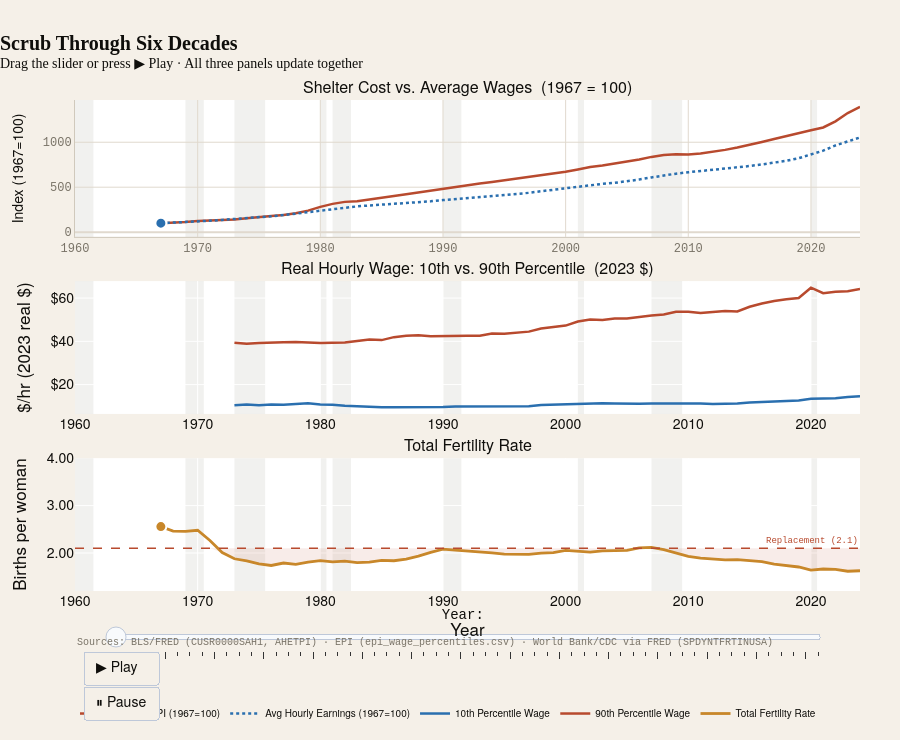

The notebook cell this image was saved under:
### Markdown cell above
---
## Visualization 4 — "Scrub Through Six Decades"
### Interactive Linked View — Three Coordinated Panels

A year slider controls all three panels simultaneously:
- **Top** — Shelter cost index vs. wages index (1967=100)
- **Middle** — Real hourly wage: P10 vs P90
- **Bottom** — Total fertility rate vs. 2.1 replacement

Press ▶ **Play** for an animated walkthrough of 1967–2024.

### Code cell
# Aligned years where all three series exist
lv_years = sorted(
    set(shelter_idx.dropna().index)
    & set(wages_idx.dropna().index)
    & set(s_tfr.dropna().index)
)
lv_years    = [y for y in lv_years if 1967 <= y <= 2024]
lv_shelter  = [float(shelter_idx.loc[y]) for y in lv_years]
lv_wages    = [float(wages_idx.loc[y])   for y in lv_years]
lv_tfr      = [float(s_tfr.loc[y])       for y in lv_years]
lv_p10      = [float(wp_raw.loc[y,'p10']) if y in wp_raw.index else None for y in lv_years]
lv_p90      = [float(wp_raw.loc[y,'p90']) if y in wp_raw.index else None for y in lv_years]

REPLACEMENT = 2.1

fig_lv = make_subplots(
    rows=3, cols=1, shared_xaxes=False,
    subplot_titles=(
        'Shelter Cost vs. Average Wages  (1967 = 100)',
        'Real Hourly Wage: 10th vs. 90th Percentile  (2023 $)',
        'Total Fertility Rate',
    ),
    vertical_spacing=0.09, row_heights=[0.34,0.33,0.33],
)

# ── Panel 1 ───────────────────────────────────────────────────
fig_lv.add_trace(go.Scatter(x=lv_years, y=lv_shelter, name='Shelter CPI (1967=100)',
    mode='lines', line=dict(color=C.red, width=2.5),
    hovertemplate='Shelter · %{x}: %{y:.0f}<extra></extra>'), row=1, col=1)
fig_lv.add_trace(go.Scatter(x=lv_years, y=lv_wages, name='Avg Hourly Earnings (1967=100)',
    mode='lines', line=dict(color=C.blue, width=2.5, dash='dot'),
    hovertemplate='Wages · %{x}: %{y:.0f}<extra></extra>'), row=1, col=1)
fig_lv.add_trace(go.Scatter(x=[lv_years[0]], y=[lv_shelter[0]], mode='markers',
    marker=dict(color=C.red, size=11, line=dict(color='white',width=2)),
    showlegend=False, hoverinfo='skip', name='_dot_shelter'), row=1, col=1)
fig_lv.add_trace(go.Scatter(x=[lv_years[0]], y=[lv_wages[0]], mode='markers',
    marker=dict(color=C.blue, size=11, line=dict(color='white',width=2)),
    showlegend=False, hoverinfo='skip', name='_dot_wages'), row=1, col=1)

# ── Panel 2 ───────────────────────────────────────────────────
p10c = [(y,v) for y,v in zip(lv_years,lv_p10) if v is not None]
p90c = [(y,v) for y,v in zip(lv_years,lv_p90) if v is not None]
fig_lv.add_trace(go.Scatter(x=[r[0] for r in p10c], y=[r[1] for r in p10c],
    name='10th Percentile Wage', mode='lines', line=dict(color=C.blue, width=2.5),
    hovertemplate='P10 · %{x}: $%{y:.2f}/hr<extra></extra>'), row=2, col=1)
fig_lv.add_trace(go.Scatter(x=[r[0] for r in p90c], y=[r[1] for r in p90c],
    name='90th Percentile Wage', mode='lines', line=dict(color=C.red, width=2.5),
    hovertemplate='P90 · %{x}: $%{y:.2f}/hr<extra></extra>'), row=2, col=1)
p10s = next((v for y,v in p10c if y==lv_years[0]), None)
p90s = next((v for y,v in p90c if y==lv_years[0]), None)
fig_lv.add_trace(go.Scatter(x=[lv_years[0]] if p10s else [], y=[p10s] if p10s else [],
    mode='markers', marker=dict(color=C.blue, size=11, line=dict(color='white',width=2)),
    showlegend=False, hoverinfo='skip', name='_dot_p10'), row=2, col=1)
fig_lv.add_trace(go.Scatter(x=[lv_years[0]] if p90s else [], y=[p90s] if p90s else [],
    mode='markers', marker=dict(color=C.red, size=11, line=dict(color='white',width=2)),
    showlegend=False, hoverinfo='skip', name='_dot_p90'), row=2, col=1)

# ── Panel 3 ───────────────────────────────────────────────────
below_lv = [v if v<=REPLACEMENT else REPLACEMENT for v in lv_tfr]
fig_lv.add_trace(go.Scatter(x=lv_years+lv_years[::-1],
    y=below_lv+[REPLACEMENT]*len(lv_years), fill='toself',
    fillcolor=C.red_fill, line=dict(width=0),
    showlegend=False, hoverinfo='skip'), row=3, col=1)
fig_lv.add_trace(go.Scatter(x=lv_years, y=lv_tfr, name='Total Fertility Rate',
    mode='lines', line=dict(color=C.gold, width=2.8),
    hovertemplate='TFR · %{x}: %{y:.3f}<extra></extra>'), row=3, col=1)
fig_lv.add_hline(y=REPLACEMENT, row=3, col=1, line_dash='dash',
    line_color=C.red, line_width=1.5, annotation_text='Replacement (2.1)',
    annotation_position='top right',
    annotation_font=dict(size=9, color=C.red, family=THEME['font_mono']))
fig_lv.add_trace(go.Scatter(x=[lv_years[0]], y=[lv_tfr[0]], mode='markers',
    marker=dict(color=C.gold, size=11, line=dict(color='white',width=2)),
    showlegend=False, hoverinfo='skip', name='_dot_tfr'), row=3, col=1)

total_traces = len(fig_lv.data)
# Dot traces: shelter_dot=2, wages_dot=3, p10_dot=6, p90_dot=7, tfr_dot=last
DOT_IDX = [2, 3, 6, 7, total_traces-1]

# ── Frames ────────────────────────────────────────────────────
frames = []
for i, yr in enumerate(lv_years):
    p10v = lv_p10[i]; p90v = lv_p90[i]
    frames.append(go.Frame(
        data=[
            go.Scatter(x=[yr], y=[lv_shelter[i]]),
            go.Scatter(x=[yr], y=[lv_wages[i]]),
            go.Scatter(x=[yr] if p10v else [], y=[p10v] if p10v else []),
            go.Scatter(x=[yr] if p90v else [], y=[p90v] if p90v else []),
            go.Scatter(x=[yr], y=[lv_tfr[i]]),
        ],
        traces=DOT_IDX, name=str(yr),
    ))
fig_lv.frames = frames

sliders = [dict(
    active=0,
    currentvalue=dict(prefix='Year: ',
                      font=dict(size=14, color=C.text, family=THEME['font_mono']),
                      xanchor='center'),
    pad=dict(b=10, t=10), len=0.92, x=0.04,
    steps=[dict(
        args=[[str(yr)], dict(frame=dict(duration=80, redraw=True),
                               mode='immediate', transition=dict(duration=40))],
        label=str(yr) if yr%10==0 else '', method='animate',
    ) for yr in lv_years],
)]

play_pause = [dict(
    type='buttons', showactive=False, y=0, x=0.01, xanchor='left',
    yanchor='top', pad=dict(t=60, r=10),
    buttons=[
        dict(label='▶ Play', method='animate',
             args=[None, dict(frame=dict(duration=120, redraw=True),
                              fromcurrent=True, transition=dict(duration=60))]),
        dict(label='⏸ Pause', method='animate',
             args=[[None], dict(frame=dict(duration=0, redraw=False),
                                mode='immediate', transition=dict(duration=0))]),
    ],
)]

add_recession_bands(fig_lv, row=1, col=1)
add_recession_bands(fig_lv, row=2, col=1)
add_recession_bands(fig_lv, row=3, col=1)
apply_theme(fig_lv)

fig_lv.update_layout(
    title=dict(
        text=('<b>Scrub Through Six Decades</b><br>'
              '<sup>Drag the slider or press ▶ Play · '
              'All three panels update together</sup>'),
        font=dict(size=THEME['font_size']['lg'], family=THEME['font']),
    ),
    sliders=sliders, updatemenus=play_pause,
    height=740, margin=dict(t=100, b=130, l=75, r=40),
    legend=dict(orientation='h', x=0, y=-0.22, font=dict(size=10)),
)
fig_lv.update_yaxes(title_text='Index (1967=100)',   row=1, col=1)
fig_lv.update_yaxes(title_text='$/hr (2023 real $)', row=2, col=1, tickformat='$,.0f')
fig_lv.update_yaxes(title_text='Births per woman',   row=3, col=1,
                    tickformat='.2f', range=[1.2,4.0])
fig_lv.update_xaxes(title_text='Year', tickmode='linear', dtick=10, row=3, col=1)

watermark(fig_lv, ('Sources: BLS/FRED (CUSR0000SAH1, AHETPI) · '
                   'EPI (epi_wage_percentiles.csv) · '
                   'World Bank/CDC via FRED (SPDYNTFRTINUSA)'))
fig_lv.show()

print(f"\n✓ Linked view: {lv_years[0]}–{lv_years[-1]}, {len(frames)} frames, "
      f"{total_traces} traces")

### Figure 1 — Plotly figure (JSON) as saved in the notebook; plotly's stock layout.template omitted (floating-point values rounded to 4 significant figures)
{"data": [{"hovertemplate": "Shelter · %{x}: %{y:.0f}<extra></extra>", "line": {"color": "#B84A2E", "width": 2.5}, "mode": "lines", "name": "Shelter CPI (1967=100)", "type": "scatter", "x": [1967, 1968, 1969, 1970, 1971, 1972, 1973, 1974, 1975, 1976, 1977, 1978, 1979, 1980, 1981, 1982, 1983, 1984, 1985, 1986, 1987, 1988, 1989, 1990, 1991, 1992, 1993, 1994, 1995, 1996, 1997, 1998, 1999, 2000, 2001, 2002, 2003, 2004, 2005, 2006, 2007, 2008, 2009, 2010, 2011, 2012, 2013, 2014, 2015, 2016, 2017, 2018, 2019, 2020, 2021, 2022, 2023, 2024], "xaxis": "x", "y": [100, 104.8, 113.3, 123.6, 128.8, 134.5, 140.6, 154.4, 169.6, 179.0, 191.0, 210.3, 239.5, 281.6, 314.5, 336.8, 344.8, 361.5, 381.8, 402.7, 421.8, 442.0, 462.0, 486.9, 508.8, 525.9, 541.7, 558.4, 576.4, 594.9, 613.2, 633.4, 651.3, 672.5, 697.5, 723.8, 741.3, 761.2, 780.5, 807.4, 836.9, 857.9, 867.3, 864.0, 875.3, 894.2, 915.0, 940.9, 969.8, 1003.0, 1036.0, 1070.0, 1106.0, 1134.0, 1164.0, 1232.0, 1324.0, 1393.0], "yaxis": "y"}, {"hovertemplate": "Wages · %{x}: %{y:.0f}<extra></extra>", "line": {"color": "#2A6FAF", "dash": "dot", "width": 2.5}, "mode": "lines", "name": "Avg Hourly Earnings (1967=100)", "type": "scatter", "x": [1967, 1968, 1969, 1970, 1971, 1972, 1973, 1974, 1975, 1976, 1977, 1978, 1979, 1980, 1981, 1982, 1983, 1984, 1985, 1986, 1987, 1988, 1989, 1990, 1991, 1992, 1993, 1994, 1995, 1996, 1997, 1998, 1999, 2000, 2001, 2002, 2003, 2004, 2005, 2006, 2007, 2008, 2009, 2010, 2011, 2012, 2013, 2014, 2015, 2016, 2017, 2018, 2019, 2020, 2021, 2022, 2023, 2024], "xaxis": "x", "y": [100, 105.6, 112.6, 118.9, 126.9, 136.4, 144.8, 155.2, 165.7, 176.9, 190.2, 205.6, 221.7, 239.5, 259.8, 275.2, 286.7, 296.9, 305.2, 311.9, 319.6, 330.1, 342.7, 356.6, 367.5, 376.6, 386.4, 396.1, 407.3, 421.0, 437.1, 454.9, 471.7, 489.9, 508.4, 523.1, 537.1, 548.2, 563.6, 585.3, 608.7, 631.8, 650.7, 666.1, 679.7, 689.5, 703.9, 720.3, 735.3, 753.1, 770.6, 793.7, 822.0, 862.9, 905.9, 964.0, 1011.0, 1053.0], "yaxis": "y"}, {"hoverinfo": "skip", "marker": {"color": "#B84A2E", "line": {"color": "white", "width": 2}, "size": 11}, "mode": "markers", "name": "_dot_shelter", "showlegend": false, "type": "scatter", "x": [1967], "xaxis": "x", "y": [100], "yaxis": "y"}, {"hoverinfo": "skip", "marker": {"color": "#2A6FAF", "line": {"color": "white", "width": 2}, "size": 11}, "mode": "markers", "name": "_dot_wages", "showlegend": false, "type": "scatter", "x": [1967], "xaxis": "x", "y": [100], "yaxis": "y"}, {"hovertemplate": "P10 · %{x}: $%{y:.2f}/hr<extra></extra>", "line": {"color": "#2A6FAF", "width": 2.5}, "mode": "lines", "name": "10th Percentile Wage", "type": "scatter", "x": [1973, 1974, 1975, 1976, 1977, 1978, 1979, 1980, 1981, 1982, 1983, 1984, 1985, 1986, 1987, 1988, 1989, 1990, 1991, 1992, 1993, 1994, 1995, 1996, 1997, 1998, 1999, 2000, 2001, 2002, 2003, 2004, 2005, 2006, 2007, 2008, 2009, 2010, 2011, 2012, 2013, 2014, 2015, 2016, 2017, 2018, 2019, 2020, 2021, 2022, 2023, 2024], "xaxis": "x2", "y": [10.41, 10.75, 10.4, 10.8, 10.68, 11.14, 11.32, 10.84, 10.7, 10.2, 9.865, 9.635, 9.488, 9.55, 9.491, 9.501, 9.547, 9.588, 9.81, 9.831, 9.833, 9.757, 9.743, 9.694, 9.962, 10.54, 10.74, 10.75, 11.12, 11.34, 11.33, 11.26, 11.05, 11.09, 11.27, 11.27, 11.44, 11.42, 11.21, 11.03, 11.11, 11.2, 11.65, 12.02, 12.35, 12.46, 12.66, 13.49, 13.57, 13.71, 14.23, 14.6], "yaxis": "y2"}, {"hovertemplate": "P90 · %{x}: $%{y:.2f}/hr<extra></extra>", "line": {"color": "#B84A2E", "width": 2.5}, "mode": "lines", "name": "90th Percentile Wage", "type": "scatter", "x": [1973, 1974, 1975, 1976, 1977, 1978, 1979, 1980, 1981, 1982, 1983, 1984, 1985, 1986, 1987, 1988, 1989, 1990, 1991, 1992, 1993, 1994, 1995, 1996, 1997, 1998, 1999, 2000, 2001, 2002, 2003, 2004, 2005, 2006, 2007, 2008, 2009, 2010, 2011, 2012, 2013, 2014, 2015, 2016, 2017, 2018, 2019, 2020, 2021, 2022, 2023, 2024], "xaxis": "x2", "y": [39.4, 38.93, 39.21, 39.55, 39.56, 39.68, 39.32, 39.25, 39.33, 39.52, 40.21, 40.83, 40.57, 41.94, 42.55, 42.87, 42.39, 42.56, 42.68, 42.56, 42.63, 43.63, 43.51, 43.96, 44.5, 45.93, 46.69, 47.28, 49.19, 50.13, 49.85, 50.59, 50.58, 51.34, 51.98, 52.43, 53.7, 53.72, 53.07, 53.56, 53.99, 53.86, 55.98, 57.51, 58.67, 59.43, 60.08, 64.8, 62.26, 62.89, 63.21, 64.26], "yaxis": "y2"}, {"hoverinfo": "skip", "marker": {"color": "#2A6FAF", "line": {"color": "white", "width": 2}, "size": 11}, "mode": "markers", "name": "_dot_p10", "showlegend": false, "type": "scatter", "x": [], "xaxis": "x2", "y": [], "yaxis": "y2"}, {"hoverinfo": "skip", "marker": {"color": "#B84A2E", "line": {"color": "white", "width": 2}, "size": 11}, "mode": "markers", "name": "_dot_p90", "showlegend": false, "type": "scatter", "x": [], "xaxis": "x2", "y": [], "yaxis": "y2"}, {"fill": "toself", "fillcolor": "rgba(184, 74, 46, 0.10)", "hoverinfo": "skip", "line": {"width": 0}, "showlegend": false, "type": "scatter", "x": [1967, 1968, 1969, 1970, 1971, 1972, 1973, 1974, 1975, 1976, 1977, 1978, 1979, 1980, 1981, 1982, 1983, 1984, 1985, 1986, 1987, 1988, 1989, 1990, 1991, 1992, 1993, 1994, 1995, 1996, 1997, 1998, 1999, 2000, 2001, 2002, 2003, 2004, 2005, 2006, 2007, 2008, 2009, 2010, 2011, 2012, 2013, 2014, 2015, 2016, 2017, 2018, 2019, 2020, 2021, 2022, 2023, 2024, 2024, 2023, 2022, 2021, 2020, 2019, 2018, 2017, 2016, 2015, 2014, 2013, 2012, 2011, 2010, 2009, 2008, 2007, 2006, 2005, 2004, 2003, 2002, 2001, 2000, 1999, 1998, 1997, 1996, 1995, 1994, 1993, 1992, 1991, 1990, 1989, 1988, 1987, 1986, 1985, 1984, 1983, 1982, 1981, 1980, 1979, 1978, 1977, 1976, 1975, 1974, 1973, 1972, 1971, 1970, 1969, 1968, 1967], "xaxis": "x3", "y": [2.1, 2.1, 2.1, 2.1, 2.1, 2.01, 1.879, 1.835, 1.774, 1.738, 1.79, 1.76, 1.808, 1.839, 1.812, 1.827, 1.799, 1.806, 1.844, 1.837, 1.872, 1.934, 2.014, 2.081, 2.062, 2.046, 2.019, 2.002, 1.978, 1.976, 1.971, 1.999, 2.007, 2.056, 2.03, 2.021, 2.047, 2.051, 2.057, 2.1, 2.1, 2.072, 2.002, 1.931, 1.895, 1.881, 1.857, 1.863, 1.843, 1.821, 1.766, 1.73, 1.706, 1.641, 1.664, 1.657, 1.617, 1.627, 2.1, 2.1, 2.1, 2.1, 2.1, 2.1, 2.1, 2.1, 2.1, 2.1, 2.1, 2.1, 2.1, 2.1, 2.1, 2.1, 2.1, 2.1, 2.1, 2.1, 2.1, 2.1, 2.1, 2.1, 2.1, 2.1, 2.1, 2.1, 2.1, 2.1, 2.1, 2.1, 2.1, 2.1, 2.1, 2.1, 2.1, 2.1, 2.1, 2.1, 2.1, 2.1, 2.1, 2.1, 2.1, 2.1, 2.1, 2.1, 2.1, 2.1, 2.1, 2.1, 2.1, 2.1, 2.1, 2.1, 2.1, 2.1], "yaxis": "y3"}, {"hovertemplate": "TFR · %{x}: %{y:.3f}<extra></extra>", "line": {"color": "#C8872A", "width": 2.8}, "mode": "lines", "name": "Total Fertility Rate", "type": "scatter", "x": [1967, 1968, 1969, 1970, 1971, 1972, 1973, 1974, 1975, 1976, 1977, 1978, 1979, 1980, 1981, 1982, 1983, 1984, 1985, 1986, 1987, 1988, 1989, 1990, 1991, 1992, 1993, 1994, 1995, 1996, 1997, 1998, 1999, 2000, 2001, 2002, 2003, 2004, 2005, 2006, 2007, 2008, 2009, 2010, 2011, 2012, 2013, 2014, 2015, 2016, 2017, 2018, 2019, 2020, 2021, 2022, 2023, 2024], "xaxis": "x3", "y": [2.558, 2.464, 2.456, 2.48, 2.266, 2.01, 1.879, 1.835, 1.774, 1.738, 1.79, 1.76, 1.808, 1.839, 1.812, 1.827, 1.799, 1.806, 1.844, 1.837, 1.872, 1.934, 2.014, 2.081, 2.062, 2.046, 2.019, 2.002, 1.978, 1.976, 1.971, 1.999, 2.007, 2.056, 2.03, 2.021, 2.047, 2.051, 2.057, 2.108, 2.12, 2.072, 2.002, 1.931, 1.895, 1.881, 1.857, 1.863, 1.843, 1.821, 1.766, 1.73, 1.706, 1.641, 1.664, 1.657, 1.617, 1.627], "yaxis": "y3"}, {"hoverinfo": "skip", "marker": {"color": "#C8872A", "line": {"color": "white", "width": 2}, "size": 11}, "mode": "markers", "name": "_dot_tfr", "showlegend": false, "type": "scatter", "x": [1967], "xaxis": "x3", "y": [2.558], "yaxis": "y3"}], "layout": {"annotations": [{"font": {"size": 16}, "showarrow": false, "text": "Shelter Cost vs. Average Wages  (1967 = 100)", "x": 0.5, "xanchor": "center", "xref": "paper", "y": 1, "yanchor": "bottom", "yref": "paper"}, {"font": {"size": 16}, "showarrow": false, "text": "Real Hourly Wage: 10th vs. 90th Percentile  (2023 $)", "x": 0.5, "xanchor": "center", "xref": "paper", "y": 0.6312, "yanchor": "bottom", "yref": "paper"}, {"font": {"size": 16}, "showarrow": false, "text": "Total Fertility Rate", "x": 0.5, "xanchor": "center", "xref": "paper", "y": 0.2706, "yanchor": "bottom", "yref": "paper"}, {"font": {"color": "#B84A2E", "family": "DM Mono, JetBrains Mono, Courier New, monospace", "size": 9}, "showarrow": false, "text": "Replacement (2.1)", "x": 1, "xanchor": "right", "xref": "x3 domain", "y": 2.1, "yanchor": "bottom", "yref": "y3"}, {"align": "left", "font": {"color": "#7A7468", "family": "DM Mono, JetBrains Mono, Courier New, monospace", "size": 10}, "showarrow": false, "text": "Sources: BLS/FRED (CUSR0000SAH1, AHETPI) · EPI (epi_wage_percentiles.csv) · World Bank/CDC via FRED (SPDYNTFRTINUSA)", "x": 0, "xref": "paper", "y": -0.12, "yref": "paper"}], "colorway": ["#2A6FAF", "#B84A2E", "#C8872A", "#2A7C6F", "#7B4FA6", "#C87028", "#7A7468"], "font": {"color": "#0F0E0B", "family": "DM Sans, Helvetica Neue, Arial, sans-serif", "size": 14}, "height": 740, "hoverlabel": {"bgcolor": "#FFFFFF", "bordercolor": "#D0C9BC", "font": {"color": "#0F0E0B", "family": "DM Sans, Helvetica Neue, Arial, sans-serif", "size": 12}}, "legend": {"bgcolor": "rgba(0,0,0,0)", "bordercolor": "rgba(0,0,0,0)", "font": {"color": "#0F0E0B", "family": "DM Sans, Helvetica Neue, Arial, sans-serif", "size": 10}, "orientation": "h", "x": 0, "y": -0.22}, "margin": {"b": 130, "l": 75, "r": 40, "t": 100}, "paper_bgcolor": "#F5F0E8", "plot_bgcolor": "#FFFFFF", "shapes": [{"line": {"color": "#B84A2E", "dash": "dash", "width": 1.5}, "type": "line", "x0": 0, "x1": 1, "xref": "x3 domain", "y0": 2.1, "y1": 2.1, "yref": "y3"}, {"fillcolor": "rgba(122,116,104,0.10)", "layer": "below", "line": {"width": 0}, "type": "rect", "x0": 1960, "x1": 1962.0, "xref": "x", "y0": 0, "y1": 1, "yref": "y domain"}, {"fillcolor": "rgba(122,116,104,0.10)", "layer": "below", "line": {"width": 0}, "type": "rect", "x0": 1969, "x1": 1970.0, "xref": "x", "y0": 0, "y1": 1, "yref": "y domain"}, {"fillcolor": "rgba(122,116,104,0.10)", "layer": "below", "line": {"width": 0}, "type": "rect", "x0": 1973, "x1": 1976.0, "xref": "x", "y0": 0, "y1": 1, "yref": "y domain"}, {"fillcolor": "rgba(122,116,104,0.10)", "layer": "below", "line": {"width": 0}, "type": "rect", "x0": 1980, "x1": 1980.0, "xref": "x", "y0": 0, "y1": 1, "yref": "y domain"}, {"fillcolor": "rgba(122,116,104,0.10)", "layer": "below", "line": {"width": 0}, "type": "rect", "x0": 1981, "x1": 1982.0, "xref": "x", "y0": 0, "y1": 1, "yref": "y domain"}, {"fillcolor": "rgba(122,116,104,0.10)", "layer": "below", "line": {"width": 0}, "type": "rect", "x0": 1990, "x1": 1992.0, "xref": "x", "y0": 0, "y1": 1, "yref": "y domain"}, {"fillcolor": "rgba(122,116,104,0.10)", "layer": "below", "line": {"width": 0}, "type": "rect", "x0": 2001, "x1": 2002.0, "xref": "x", "y0": 0, "y1": 1, "yref": "y domain"}, {"fillcolor": "rgba(122,116,104,0.10)", "layer": "below", "line": {"width": 0}, "type": "rect", "x0": 2007, "x1": 2010.0, "xref": "x", "y0": 0, "y1": 1, "yref": "y domain"}, {"fillcolor": "rgba(122,116,104,0.10)", "layer": "below", "line": {"width": 0}, "type": "rect", "x0": 2020, "x1": 2020.0, "xref": "x", "y0": 0, "y1": 1, "yref": "y domain"}, {"fillcolor": "rgba(122,116,104,0.10)", "layer": "below", "line": {"width": 0}, "type": "rect", "x0": 1960, "x1": 1962.0, "xref": "x2", "y0": 0, "y1": 1, "yref": "y2 domain"}, {"fillcolor": "rgba(122,116,104,0.10)", "layer": "below", "line": {"width": 0}, "type": "rect", "x0": 1969, "x1": 1970.0, "xref": "x2", "y0": 0, "y1": 1, "yref": "y2 domain"}, {"fillcolor": "rgba(122,116,104,0.10)", "layer": "below", "line": {"width": 0}, "type": "rect", "x0": 1973, "x1": 1976.0, "xref": "x2", "y0": 0, "y1": 1, "yref": "y2 domain"}, {"fillcolor": "rgba(122,116,104,0.10)", "layer": "below", "line": {"width": 0}, "type": "rect", "x0": 1980, "x1": 1980.0, "xref": "x2", "y0": 0, "y1": 1, "yref": "y2 domain"}, {"fillcolor": "rgba(122,116,104,0.10)", "layer": "below", "line": {"width": 0}, "type": "rect", "x0": 1981, "x1": 1982.0, "xref": "x2", "y0": 0, "y1": 1, "yref": "y2 domain"}, {"fillcolor": "rgba(122,116,104,0.10)", "layer": "below", "line": {"width": 0}, "type": "rect", "x0": 1990, "x1": 1992.0, "xref": "x2", "y0": 0, "y1": 1, "yref": "y2 domain"}, {"fillcolor": "rgba(122,116,104,0.10)", "layer": "below", "line": {"width": 0}, "type": "rect", "x0": 2001, "x1": 2002.0, "xref": "x2", "y0": 0, "y1": 1, "yref": "y2 domain"}, {"fillcolor": "rgba(122,116,104,0.10)", "layer": "below", "line": {"width": 0}, "type": "rect", "x0": 2007, "x1": 2010.0, "xref": "x2", "y0": 0, "y1": 1, "yref": "y2 domain"}, {"fillcolor": "rgba(122,116,104,0.10)", "layer": "below", "line": {"width": 0}, "type": "rect", "x0": 2020, "x1": 2020.0, "xref": "x2", "y0": 0, "y1": 1, "yref": "y2 domain"}, {"fillcolor": "rgba(122,116,104,0.10)", "layer": "below", "line": {"width": 0}, "type": "rect", "x0": 1960, "x1": 1962.0, "xref": "x3", "y0": 0, "y1": 1, "yref": "y3 domain"}, {"fillcolor": "rgba(122,116,104,0.10)", "layer": "below", "line": {"width": 0}, "type": "rect", "x0": 1969, "x1": 1970.0, "xref": "x3", "y0": 0, "y1": 1, "yref": "y3 domain"}, {"fillcolor": "rgba(122,116,104,0.10)", "layer": "below", "line": {"width": 0}, "type": "rect", "x0": 1973, "x1": 1976.0, "xref": "x3", "y0": 0, "y1": 1, "yref": "y3 domain"}, {"fillcolor": "rgba(122,116,104,0.10)", "layer": "below", "line": {"width": 0}, "type": "rect", "x0": 1980, "x1": 1980.0, "xref": "x3", "y0": 0, "y1": 1, "yref": "y3 domain"}, {"fillcolor": "rgba(122,116,104,0.10)", "layer": "below", "line": {"width": 0}, "type": "rect", "x0": 1981, "x1": 1982.0, "xref": "x3", "y0": 0, "y1": 1, "yref": "y3 domain"}, {"fillcolor": "rgba(122,116,104,0.10)", "layer": "below", "line": {"width": 0}, "type": "rect", "x0": 1990, "x1": 1992.0, "xref": "x3", "y0": 0, "y1": 1, "yref": "y3 domain"}, {"fillcolor": "rgba(122,116,104,0.10)", "layer": "below", "line": {"width": 0}, "type": "rect", "x0": 2001, "x1": 2002.0, "xref": "x3", "y0": 0, "y1": 1, "yref": "y3 domain"}, {"fillcolor": "rgba(122,116,104,0.10)", "layer": "below", "line": {"width": 0}, "type": "rect", "x0": 2007, "x1": 2010.0, "xref": "x3", "y0": 0, "y1": 1, "yref": "y3 domain"}, {"fillcolor": "rgba(122,116,104,0.10)", "layer": "below", "line": {"width": 0}, "type": "rect", "x0": 2020, "x1": 2020.0, "xref": "x3", "y0": 0, "y1": 1, "yref": "y3 domain"}], "sliders": [{"active": 0, "currentvalue": {"font": {"color": "#0F0E0B", "family": "DM Mono, JetBrains Mono, Courier New, monospace", "size": 14}, "prefix": "Year: ", "xanchor": "center"}, "len": 0.92, "pad": {"b": 10, "t": 10}, "steps": [{"args": [["1967"], {"frame": {"duration": 80, "redraw": true}, "mode": "immediate", "transition": {"duration": 40}}], "label": "", "method": "animate"}, {"args": [["1968"], {"frame": {"duration": 80, "redraw": true}, "mode": "immediate", "transition": {"duration": 40}}], "label": "", "method": "animate"}, {"args": [["1969"], {"frame": {"duration": 80, "redraw": true}, "mode": "immediate", "transition": {"duration": 40}}], "label": "", "method": "animate"}, {"args": [["1970"], {"frame": {"duration": 80, "redraw": true}, "mode": "immediate", "transition": {"duration": 40}}], "label": "1970", "method": "animate"}, {"args": [["1971"], {"frame": {"duration": 80, "redraw": true}, "mode": "immediate", "transition": {"duration": 40}}], "label": "", "method": "animate"}, {"args": [["1972"], {"frame": {"duration": 80, "redraw": true}, "mode": "immediate", "transition": {"duration": 40}}], "label": "", "method": "animate"}, {"args": [["1973"], {"frame": {"duration": 80, "redraw": true}, "mode": "immediate", "transition": {"duration": 40}}], "label": "", "method": "animate"}, {"args": [["1974"], {"frame": {"duration": 80, "redraw": true}, "mode": "immediate", "transition": {"duration": 40}}], "label": "", "method": "animate"}, {"args": [["1975"], {"frame": {"duration": 80, "redraw": true}, "mode": "immediate", "transition": {"duration": 40}}], "label": "", "method": "animate"}, {"args": [["1976"], {"frame": {"duration": 80, "redraw": true}, "mode": "immediate", "transition": {"duration": 40}}], "label": "", "method": "animate"}, {"args": [["1977"], {"frame": {"duration": 80, "redraw": true}, "mode": "immediate", "transition": {"duration": 40}}], "label": "", "method": "animate"}, {"args": [["1978"], {"frame": {"duration": 80, "redraw": true}, "mode": "immediate", "transition": {"duration": 40}}], "label": "", "method": "animate"}, {"args": [["1979"], {"frame": {"duration": 80, "redraw": true}, "mode": "immediate", "transition": {"duration": 40}}], "label": "", "method": "animate"}, {"args": [["1980"], {"frame": {"duration": 80, "redraw": true}, "mode": "immediate", "transition": {"duration": 40}}], "label": "1980", "method": "animate"}, {"args": [["1981"], {"frame": {"duration": 80, "redraw": true}, "mode": "immediate", "transition": {"duration": 40}}], "label": "", "method": "animate"}, {"args": [["1982"], {"frame": {"duration": 80, "redraw": true}, "mode": "immediate", "transition": {"duration": 40}}], "label": "", "method": "animate"}, {"args": [["1983"], {"frame": {"duration": 80, "redraw": true}, "mode": "immediate", "transition": {"duration": 40}}], "label": "", "method": "animate"}, {"args": [["1984"], {"frame": {"duration": 80, "redraw": true}, "mode": "immediate", "transition": {"duration": 40}}], "label": "", "method": "animate"}, {"args": [["1985"], {"frame": {"duration": 80, "redraw": true}, "mode": "immediate", "transition": {"duration": 40}}], "label": "", "method": "animate"}, {"args": [["1986"], {"frame": {"duration": 80, "redraw": true}, "mode": "immediate", "transition": {"duration": 40}}], "label": "", "method": "animate"}, {"args": [["1987"], {"frame": {"duration": 80, "redraw": true}, "mode": "immediate", "transition": {"duration": 40}}], "label": "", "method": "animate"}, {"args": [["1988"], {"frame": {"duration": 80, "redraw": true}, "mode": "immediate", "transition": {"duration": 40}}], "label": "", "method": "animate"}, {"args": [["1989"], {"frame": {"duration": 80, "redraw": true}, "mode": "immediate", "transition": {"duration": 40}}], "label": "", "method": "animate"}, {"args": [["1990"], {"frame": {"duration": 80, "redraw": true}, "mode": "immediate", "transition": {"duration": 40}}], "label": "1990", "method": "animate"}, {"args": [["1991"], {"frame": {"duration": 80, "redraw": true}, "mode": "immediate", "transition": {"duration": 40}}], "label": "", "method": "animate"}, {"args": [["1992"], {"frame": {"duration": 80, "redraw": true}, "mode": "immediate", "transition": {"duration": 40}}], "label": "", "method": "animate"}, {"args": [["1993"], {"frame": {"duration": 80, "redraw": true}, "mode": "immediate", "transition": {"duration": 40}}], "label": "", "method": "animate"}, {"args": [["1994"], {"frame": {"duration": 80, "redraw": true}, "mode": "immediate", "transition": {"duration": 40}}], "label": "", "method": "animate"}, {"args": [["1995"], {"frame": {"duration": 80, "redraw": true}, "mode": "immediate", "transition": {"duration": 40}}], "label": "", "method": "animate"}, {"args": [["1996"], {"frame": {"duration": 80, "redraw": true}, "mode": "immediate", "transition": {"duration": 40}}], "label": "", "method": "animate"}, {"args": [["1997"], {"frame": {"duration": 80, "redraw": true}, "mode": "immediate", "transition": {"duration": 40}}], "label": "", "method": "animate"}, {"args": [["1998"], {"frame": {"duration": 80, "redraw": true}, "mode": "immediate", "transition": {"duration": 40}}], "label": "", "method": "animate"}, {"args": [["1999"], {"frame": {"duration": 80, "redraw": true}, "mode": "immediate", "transition": {"duration": 40}}], "label": "", "method": "animate"}, {"args": [["2000"], {"frame": {"duration": 80, "redraw": true}, "mode": "immediate", "transition": {"duration": 40}}], "label": "2000", "method": "animate"}, {"args": [["2001"], {"frame": {"duration": 80, "redraw": true}, "mode": "immediate", "transition": {"duration": 40}}], "label": "", "method": "animate"}, {"args": [["2002"], {"frame": {"duration": 80, "redraw": true}, "mode": "immediate", "transition": {"duration": 40}}], "label": "", "method": "animate"}, {"args": [["2003"], {"frame": {"duration": 80, "redraw": true}, "mode": "immediate", "transition": {"duration": 40}}], "label": "", "method": "animate"}, {"args": [["2004"], {"frame": {"duration": 80, "redraw": true}, "mode": "immediate", "transition": {"duration": 40}}], "label": "", "method": "animate"}, {"args": [["2005"], {"frame": {"duration": 80, "redraw": true}, "mode": "immediate", "transition": {"duration": 40}}], "label": "", "method": "animate"}, {"args": [["2006"], {"frame": {"duration": 80, "redraw": true}, "mode": "immediate", "transition": {"duration": 40}}], "label": "", "method": "animate"}, {"args": [["2007"], {"frame": {"duration": 80, "redraw": true}, "mode": "immediate", "transition": {"duration": 40}}], "label": "", "method": "animate"}, {"args": [["2008"], {"frame": {"duration": 80, "redraw": true}, "mode": "immediate", "transition": {"duration": 40}}], "label": "", "method": "animate"}, {"args": [["2009"], {"frame": {"duration": 80, "redraw": true}, "mode": "immediate", "transition": {"duration": 40}}], "label": "", "method": "animate"}, {"args": [["2010"], {"frame": {"duration": 80, "redraw": true}, "mode": "immediate", "transition": {"duration": 40}}], "label": "2010", "method": "animate"}, {"args": [["2011"], {"frame": {"duration": 80, "redraw": true}, "mode": "immediate", "transition": {"duration": 40}}], "label": "", "method": "animate"}, {"args": [["2012"], {"frame": {"duration": 80, "redraw": true}, "mode": "immediate", "transition": {"duration": 40}}], "label": "", "method": "animate"}, {"args": [["2013"], {"frame": {"duration": 80, "redraw": true}, "mode": "immediate", "transition": {"duration": 40}}], "label": "", "method": "animate"}, {"args": [["2014"], {"frame": {"duration": 80, "redraw": true}, "mode": "immediate", "transition": {"duration": 40}}], "label": "", "method": "animate"}, {"args": [["2015"], {"frame": {"duration": 80, "redraw": true}, "mode": "immediate", "transition": {"duration": 40}}], "label": "", "method": "animate"}, {"args": [["2016"], {"frame": {"duration": 80, "redraw": true}, "mode": "immediate", "transition": {"duration": 40}}], "label": "", "method": "animate"}, {"args": [["2017"], {"frame": {"duration": 80, "redraw": true}, "mode": "immediate", "transition": {"duration": 40}}], "label": "", "method": "animate"}, {"args": [["2018"], {"frame": {"duration": 80, "redraw": true}, "mode": "immediate", "transition": {"duration": 40}}], "label": "", "method": "animate"}, {"args": [["2019"], {"frame": {"duration": 80, "redraw": true}, "mode": "immediate", "transition": {"duration": 40}}], "label": "", "method": "animate"}, {"args": [["2020"], {"frame": {"duration": 80, "redraw": true}, "mode": "immediate", "transition": {"duration": 40}}], "label": "2020", "method": "animate"}, {"args": [["2021"], {"frame": {"duration": 80, "redraw": true}, "mode": "immediate", "transition": {"duration": 40}}], "label": "", "method": "animate"}, {"args": [["2022"], {"frame": {"duration": 80, "redraw": true}, "mode": "immediate", "transition": {"duration": 40}}], "label": "", "method": "animate"}, {"args": [["2023"], {"frame": {"duration": 80, "redraw": true}, "mode": "immediate", "transition": {"duration": 40}}], "label": "", "method": "animate"}, {"args": [["2024"], {"frame": {"duration": 80, "redraw": true}, "mode": "immediate", "transition": {"duration": 40}}], "label": "", "method": "animate"}], "x": 0.04}], "title": {"font": {"color": "#0F0E0B", "family": "Playfair Display, Georgia, serif", "size": 20}, "pad": {"l": 0}, "text": "<b>Scrub Through Six Decades</b><br><sup>Drag the slider or press ▶ Play · All three panels update together</sup>", "x": 0, "xanchor": "left"}, "updatemenus": [{"buttons": [{"args": [null, {"frame": {"duration": 120, "redraw": true}, "fromcurrent": true, "transition": {"duration": 60}}], "label": "▶ Play", "method": "animate"}, {"args": [[null], {"frame": {"duration": 0, "redraw": false}, "mode": "immediate", "transition": {"duration": 0}}], "label": "⏸ Pause", "method": "animate"}], "pad": {"r": 10, "t": 60}, "showactive": false, "type": "buttons", "x": 0.01, "xanchor": "left", "y": 0, "yanchor": "top"}], "xaxis": {"anchor": "y", "domain": [0, 1], "gridcolor": "#E0D9CE", "linecolor": "#D0C9BC", "tickcolor": "#D0C9BC", "tickfont": {"color": "#7A7468", "family": "DM Mono, JetBrains Mono, Courier New, monospace", "size": 12}, "title": {"font": {"color": "#0F0E0B", "size": 14}}, "zerolinecolor": "#E0D9CE"}, "xaxis2": {"anchor": "y2", "domain": [0, 1]}, "xaxis3": {"anchor": "y3", "domain": [0, 1], "dtick": 10, "tickmode": "linear", "title": {"text": "Year"}}, "yaxis": {"anchor": "x", "domain": [0.7212, 1], "gridcolor": "#E0D9CE", "linecolor": "#D0C9BC", "tickcolor": "#D0C9BC", "tickfont": {"color": "#7A7468", "family": "DM Mono, JetBrains Mono, Courier New, monospace", "size": 12}, "title": {"font": {"color": "#0F0E0B", "size": 14}, "text": "Index (1967=100)"}, "zerolinecolor": "#E0D9CE"}, "yaxis2": {"anchor": "x2", "domain": [0.3606, 0.6312], "tickformat": "$,.0f", "title": {"text": "$/hr (2023 real $)"}}, "yaxis3": {"anchor": "x3", "domain": [0, 0.2706], "range": [1.2, 4], "tickformat": ".2f", "title": {"text": "Births per woman"}}}}
